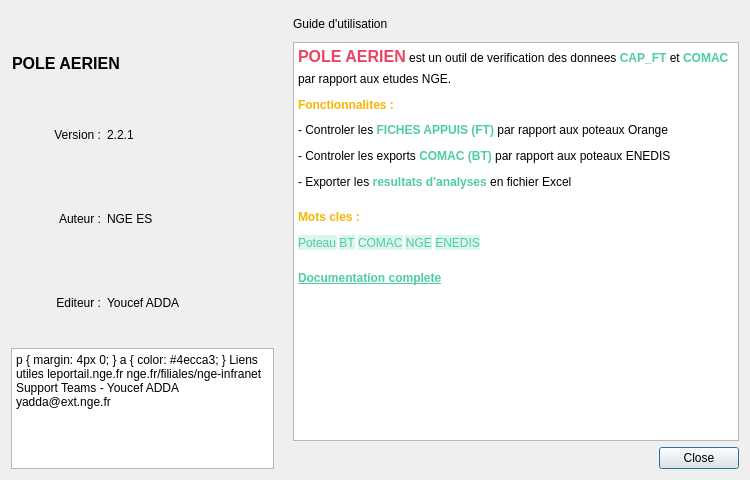
<?xml version="1.0" encoding="UTF-8"?>
<ui version="4.0">
 <class>AboutDialog</class>
 <widget class="QDialog" name="AboutDialog">
  <property name="geometry">
   <rect>
    <x>0</x>
    <y>0</y>
    <width>750</width>
    <height>480</height>
   </rect>
  </property>
  <property name="sizePolicy">
   <sizepolicy hsizetype="Expanding" vsizetype="Expanding">
    <horstretch>0</horstretch>
    <verstretch>0</verstretch>
   </sizepolicy>
  </property>
  <property name="windowTitle">
   <string>POLE AERIEN - A propos</string>
  </property>
  <property name="windowIcon">
   <iconset>
    <normaloff>../images/icon.svg</normaloff>../images/icon.svg</iconset>
  </property>
  <layout class="QGridLayout" name="gridLayout">
   <item row="0" column="0">
    <layout class="QVBoxLayout" name="verticalLayout">
     <item>
      <layout class="QHBoxLayout" name="horizontalLayout_3">
       <item>
        <widget class="QLabel" name="about">
         <property name="sizePolicy">
          <sizepolicy hsizetype="Fixed" vsizetype="Fixed">
           <horstretch>0</horstretch>
           <verstretch>0</verstretch>
          </sizepolicy>
         </property>
         <property name="minimumSize">
          <size>
           <width>120</width>
           <height>50</height>
          </size>
         </property>
         <property name="maximumSize">
          <size>
           <width>91</width>
           <height>25</height>
          </size>
         </property>
         <property name="font">
          <font>
           <pointsize>12</pointsize>
           <weight>75</weight>
           <bold>true</bold>
          </font>
         </property>
         <property name="text">
          <string>POLE AERIEN</string>
         </property>
        </widget>
       </item>
       <item>
        <widget class="QLabel" name="logo">
         <property name="sizePolicy">
          <sizepolicy hsizetype="Fixed" vsizetype="Fixed">
           <horstretch>0</horstretch>
           <verstretch>0</verstretch>
          </sizepolicy>
         </property>
         <property name="minimumSize">
          <size>
           <width>70</width>
           <height>79</height>
          </size>
         </property>
         <property name="maximumSize">
          <size>
           <width>70</width>
           <height>79</height>
          </size>
         </property>
         <property name="text">
          <string>&lt;!DOCTYPE HTML PUBLIC &quot;-//W3C//DTD HTML 4.0//EN&quot; &quot;http://www.w3.org/TR/REC-html40/strict.dtd&quot;&gt;
&lt;html&gt;&lt;head&gt;&lt;meta name=&quot;qrichtext&quot; content=&quot;1&quot; /&gt;&lt;style type=&quot;text/css&quot;&gt;
p, li { white-space: pre-wrap; }
&lt;/style&gt;&lt;/head&gt;&lt;body style=&quot; font-family:'Sans Serif'; font-size:9pt; font-weight:400; font-style:normal;&quot;&gt;
&lt;p align=&quot;center&quot; style=&quot; margin-top:0px; margin-bottom:0px; margin-left:0px; margin-right:0px; -qt-block-indent:0; text-indent:0px;&quot;&gt;&lt;img src=&quot;:/plugins/PoleAerien/images/logo_NGE.svg&quot; /&gt;&lt;/p&gt;&lt;/body&gt;&lt;/html&gt;</string>
         </property>
        </widget>
       </item>
       <item>
        <widget class="QLabel" name="logo_2">
         <property name="sizePolicy">
          <sizepolicy hsizetype="Fixed" vsizetype="Fixed">
           <horstretch>0</horstretch>
           <verstretch>0</verstretch>
          </sizepolicy>
         </property>
         <property name="minimumSize">
          <size>
           <width>70</width>
           <height>79</height>
          </size>
         </property>
         <property name="maximumSize">
          <size>
           <width>70</width>
           <height>79</height>
          </size>
         </property>
         <property name="text">
          <string>&lt;!DOCTYPE HTML PUBLIC &quot;-//W3C//DTD HTML 4.0//EN&quot; &quot;http://www.w3.org/TR/REC-html40/strict.dtd&quot;&gt;
&lt;html&gt;&lt;head&gt;&lt;meta name=&quot;qrichtext&quot; content=&quot;1&quot; /&gt;&lt;style type=&quot;text/css&quot;&gt;
p, li { white-space: pre-wrap; }
&lt;/style&gt;&lt;/head&gt;&lt;body style=&quot; font-family:'Sans Serif'; font-size:9pt; font-weight:400; font-style:normal;&quot;&gt;
&lt;p align=&quot;center&quot; style=&quot; margin-top:0px; margin-bottom:0px; margin-left:0px; margin-right:0px; -qt-block-indent:0; text-indent:0px;&quot;&gt;&lt;img src=&quot;:/plugins/PoleAerien/images/icon.svg&quot; width=&quot;64&quot; height=&quot;64&quot; /&gt;&lt;/p&gt;&lt;/body&gt;&lt;/html&gt;</string>
         </property>
        </widget>
       </item>
      </layout>
     </item>
     <item>
      <layout class="QHBoxLayout" name="horizontalLayout">
       <item>
        <widget class="QLabel" name="version">
         <property name="sizePolicy">
          <sizepolicy hsizetype="Fixed" vsizetype="Fixed">
           <horstretch>0</horstretch>
           <verstretch>0</verstretch>
          </sizepolicy>
         </property>
         <property name="minimumSize">
          <size>
           <width>90</width>
           <height>25</height>
          </size>
         </property>
         <property name="maximumSize">
          <size>
           <width>90</width>
           <height>25</height>
          </size>
         </property>
         <property name="text">
          <string>Version :</string>
         </property>
         <property name="alignment">
          <set>Qt::AlignRight|Qt::AlignVCenter</set>
         </property>
        </widget>
       </item>
       <item>
        <widget class="QLabel" name="version_n">
         <property name="minimumSize">
          <size>
           <width>100</width>
           <height>25</height>
          </size>
         </property>
         <property name="text">
          <string>2.2.1</string>
         </property>
        </widget>
       </item>
      </layout>
     </item>
     <item>
      <layout class="QHBoxLayout" name="horizontalLayout_2">
       <item>
        <widget class="QLabel" name="autors">
         <property name="sizePolicy">
          <sizepolicy hsizetype="Fixed" vsizetype="Fixed">
           <horstretch>0</horstretch>
           <verstretch>0</verstretch>
          </sizepolicy>
         </property>
         <property name="minimumSize">
          <size>
           <width>90</width>
           <height>25</height>
          </size>
         </property>
         <property name="text">
          <string>Auteur :</string>
         </property>
         <property name="alignment">
          <set>Qt::AlignRight|Qt::AlignVCenter</set>
         </property>
        </widget>
       </item>
       <item>
        <widget class="QLabel" name="autors_name">
         <property name="minimumSize">
          <size>
           <width>180</width>
           <height>25</height>
          </size>
         </property>
         <property name="text">
          <string>NGE ES</string>
         </property>
        </widget>
       </item>
      </layout>
     </item>
     <item>
      <layout class="QHBoxLayout" name="horizontalLayout_editeur">
       <item>
        <widget class="QLabel" name="editeur_label">
         <property name="sizePolicy">
          <sizepolicy hsizetype="Fixed" vsizetype="Fixed">
           <horstretch>0</horstretch>
           <verstretch>0</verstretch>
          </sizepolicy>
         </property>
         <property name="minimumSize">
          <size>
           <width>90</width>
           <height>25</height>
          </size>
         </property>
         <property name="text">
          <string>Editeur :</string>
         </property>
         <property name="alignment">
          <set>Qt::AlignRight|Qt::AlignVCenter</set>
         </property>
        </widget>
       </item>
       <item>
        <widget class="QLabel" name="editeur_name">
         <property name="minimumSize">
          <size>
           <width>180</width>
           <height>25</height>
          </size>
         </property>
         <property name="text">
          <string>Youcef ADDA</string>
         </property>
        </widget>
       </item>
      </layout>
     </item>
     <item>
      <widget class="QTextBrowser" name="textBrowser_3">
       <property name="enabled">
        <bool>true</bool>
       </property>
       <property name="sizePolicy">
        <sizepolicy hsizetype="Fixed" vsizetype="Fixed">
         <horstretch>0</horstretch>
         <verstretch>0</verstretch>
        </sizepolicy>
       </property>
       <property name="minimumSize">
        <size>
         <width>263</width>
         <height>121</height>
        </size>
       </property>
       <property name="maximumSize">
        <size>
         <width>261</width>
         <height>121</height>
        </size>
       </property>
       <property name="lineWidth">
        <number>2</number>
       </property>
       <property name="html">
        <string>&lt;!DOCTYPE HTML PUBLIC &quot;-//W3C//DTD HTML 4.0//EN&quot; &quot;http://www.w3.org/TR/REC-html40/strict.dtd&quot;&gt;
&lt;html&gt;&lt;head&gt;&lt;style type=&quot;text/css&quot;&gt;
p { margin: 4px 0; }
a { color: #4ecca3; }
&lt;/style&gt;&lt;/head&gt;&lt;body&gt;
&lt;p align=&quot;center&quot; style=&quot;font-size:10pt; font-weight:bold; color:#f8b500;&quot;&gt;Liens utiles&lt;/p&gt;
&lt;p align=&quot;center&quot;&gt;&lt;a href=&quot;https://leportail.nge.fr/&quot;&gt;leportail.nge.fr&lt;/a&gt;&lt;/p&gt;
&lt;p align=&quot;center&quot;&gt;&lt;a href=&quot;https://www.nge.fr/filiales/nge-infranet&quot;&gt;nge.fr/filiales/nge-infranet&lt;/a&gt;&lt;/p&gt;
&lt;p align=&quot;center&quot; style=&quot;margin-top:12px; font-size:10pt; font-weight:bold; color:#f8b500;&quot;&gt;Support&lt;/p&gt;
&lt;p align=&quot;center&quot;&gt;&lt;a href=&quot;https://teams.microsoft.com/v2/#/?lm=deeplink&amp;amp;lmsrc=officeWaffle&amp;amp;login_hint_safe=yadda@ext.nge.fr&quot;&gt;Teams - Youcef ADDA&lt;/a&gt;&lt;/p&gt;
&lt;p align=&quot;center&quot;&gt;&lt;a href=&quot;mailto:yadda@ext.nge.fr&quot;&gt;yadda@ext.nge.fr&lt;/a&gt;&lt;/p&gt;
&lt;/body&gt;&lt;/html&gt;</string>
       </property>
       <property name="openExternalLinks">
        <bool>true</bool>
       </property>
      </widget>
     </item>
    </layout>
   </item>
   <item row="0" column="1">
    <layout class="QVBoxLayout" name="verticalLayout_2">
     <item>
      <widget class="QLabel" name="label_help">
       <property name="minimumSize">
        <size>
         <width>0</width>
         <height>25</height>
        </size>
       </property>
       <property name="maximumSize">
        <size>
         <width>16777215</width>
         <height>25</height>
        </size>
       </property>
       <property name="text">
        <string>Guide d'utilisation</string>
       </property>
      </widget>
     </item>
     <item>
      <widget class="QTextBrowser" name="textBrowser_2">
       <property name="html">
        <string>&lt;!DOCTYPE HTML PUBLIC &quot;-//W3C//DTD HTML 4.0//EN&quot; &quot;http://www.w3.org/TR/REC-html40/strict.dtd&quot;&gt;
&lt;html&gt;&lt;head&gt;&lt;style type=&quot;text/css&quot;&gt;
p { margin: 6px 0; line-height: 1.4; }
.title { font-size: 12pt; font-weight: bold; color: #e94560; }
.highlight { color: #4ecca3; font-weight: bold; }
.keyword { background: rgba(78, 204, 163, 0.2); padding: 2px 6px; border-radius: 3px; color: #4ecca3; }
&lt;/style&gt;&lt;/head&gt;&lt;body&gt;
&lt;p&gt;&lt;span class=&quot;title&quot;&gt;POLE AERIEN&lt;/span&gt; est un outil de verification des donnees &lt;span class=&quot;highlight&quot;&gt;CAP_FT&lt;/span&gt; et &lt;span class=&quot;highlight&quot;&gt;COMAC&lt;/span&gt; par rapport aux etudes NGE.&lt;/p&gt;

&lt;p style=&quot;font-weight:bold; color:#f8b500;&quot;&gt;Fonctionnalites :&lt;/p&gt;
&lt;p&gt;- Controler les &lt;span class=&quot;highlight&quot;&gt;FICHES APPUIS (FT)&lt;/span&gt; par rapport aux poteaux Orange&lt;/p&gt;
&lt;p&gt;- Controler les exports &lt;span class=&quot;highlight&quot;&gt;COMAC (BT)&lt;/span&gt; par rapport aux poteaux ENEDIS&lt;/p&gt;
&lt;p&gt;- Exporter les &lt;span class=&quot;highlight&quot;&gt;resultats d'analyses&lt;/span&gt; en fichier Excel&lt;/p&gt;

&lt;p style=&quot;margin-top:16px; font-weight:bold; color:#f8b500;&quot;&gt;Mots cles :&lt;/p&gt;
&lt;p&gt;&lt;span class=&quot;keyword&quot;&gt;Poteau&lt;/span&gt; &lt;span class=&quot;keyword&quot;&gt;BT&lt;/span&gt; &lt;span class=&quot;keyword&quot;&gt;COMAC&lt;/span&gt; &lt;span class=&quot;keyword&quot;&gt;NGE&lt;/span&gt; &lt;span class=&quot;keyword&quot;&gt;ENEDIS&lt;/span&gt;&lt;/p&gt;

&lt;p style=&quot;margin-top:16px;&quot;&gt;&lt;a href=&quot;docs/index.html&quot; style=&quot;color:#4ecca3; font-weight:bold;&quot;&gt;Documentation complete&lt;/a&gt;&lt;/p&gt;
&lt;/body&gt;&lt;/html&gt;</string>
       </property>
      </widget>
     </item>
     <item>
      <widget class="QDialogButtonBox" name="buttonBox">
       <property name="standardButtons">
        <set>QDialogButtonBox::Close</set>
       </property>
      </widget>
     </item>
    </layout>
   </item>
  </layout>
 </widget>
 <resources/>
 <connections>
  <connection>
   <sender>buttonBox</sender>
   <signal>rejected()</signal>
   <receiver>AboutDialog</receiver>
   <slot>reject()</slot>
   <hints>
    <hint type="sourcelabel">
     <x>337</x>
     <y>615</y>
    </hint>
    <hint type="destinationlabel">
     <x>237</x>
     <y>153</y>
    </hint>
   </hints>
  </connection>
 </connections>
</ui>
